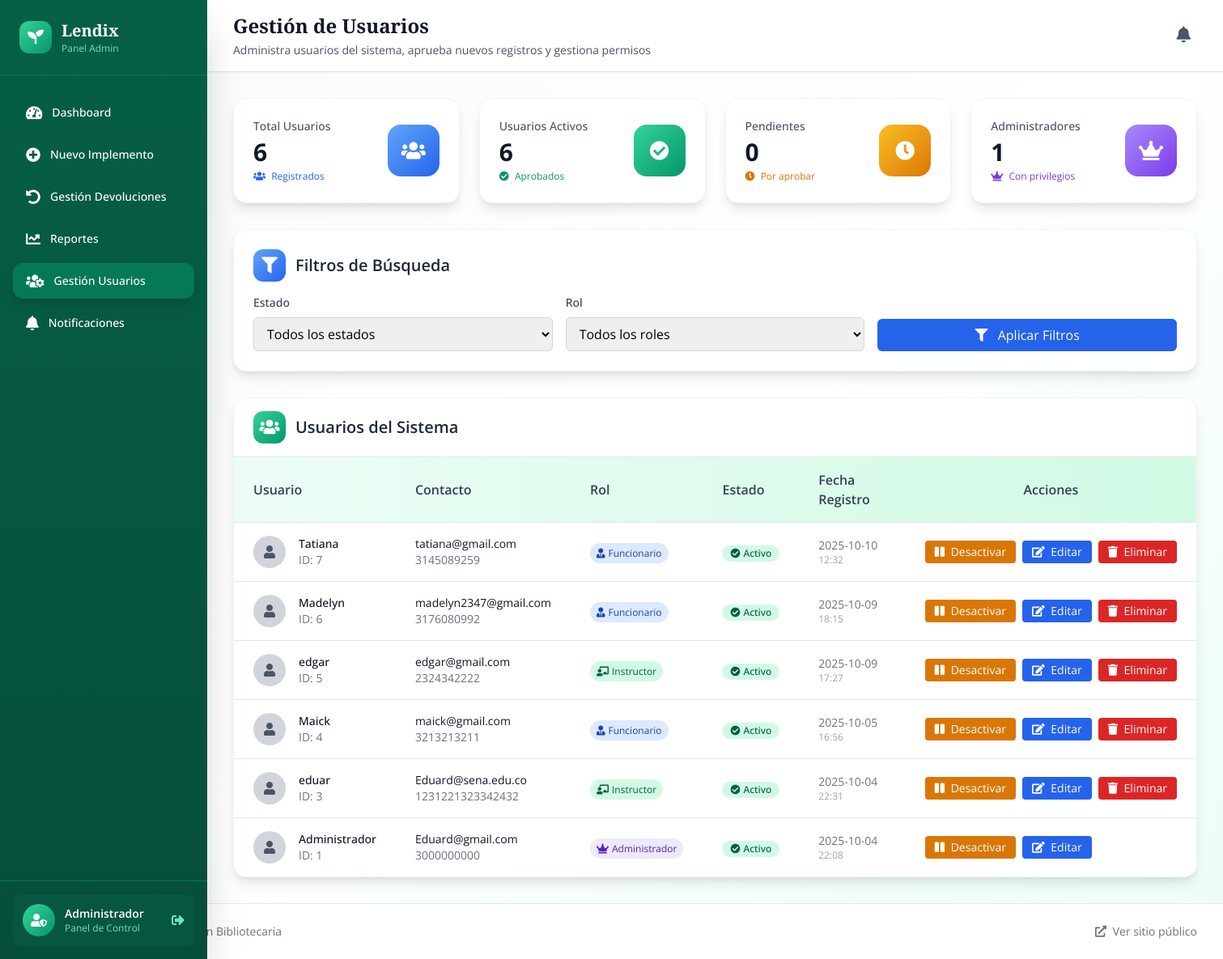
Screenshot of /admin/usuarios (signed in) with the database file from the repository.
### tables this page shows
CREATE TABLE usuarios (
                id INTEGER PRIMARY KEY AUTOINCREMENT,
                nombre TEXT NOT NULL UNIQUE,
                email TEXT NOT NULL UNIQUE,
                telefono TEXT NOT NULL UNIQUE,
                password TEXT NOT NULL,
                rol TEXT DEFAULT 'funcionario' CHECK(rol IN ('admin', 'instructor', 'funcionario')),
                activo BOOLEAN DEFAULT 0,
                fecha_registro TIMESTAMP DEFAULT CURRENT_TIMESTAMP
            );

### routes/admin.py (the view)
@admin_bp.route('/usuarios')
@login_required
def gestion_usuarios():
    if not is_admin():
        flash('No tienes permisos para acceder a esta página', 'error')
        return redirect('/')
    conn = get_db_connection()
    try:
        filtro_estado = request.args.get('estado', 'todos')
        filtro_rol = request.args.get('rol', 'todos')
        query = "SELECT * FROM usuarios WHERE 1=1"
        params = []
        if filtro_estado == 'activos':
            query += " AND activo = 1"
        elif filtro_estado == 'pendientes':
            query += " AND activo = 0"
        if filtro_rol != 'todos':
            query += " AND rol = ?"
            params.append(filtro_rol)
        query += " ORDER BY id DESC"
        usuarios = conn.execute(query, params).fetchall()
        conn.close()
        return render_template('admin/gestion_usuarios.html',
                             usuarios=usuarios,
                             filtro_estado=filtro_estado,
                             filtro_rol=filtro_rol)
    except Exception as e:
        flash(f'Error al cargar usuarios: {str(e)}', 'error')
        conn.close()
        return redirect('/admin')

### templates/admin/gestion_usuarios.html (shortened to what this page needs)
{% extends "admin/base_admin.html" %}
{% block page_title %}Gestión de Usuarios{% endblock %}
{% block page_subtitle %}Administra usuarios del sistema, aprueba nuevos registros y gestiona permisos{% endblock %}
{% block content %}
<div class="grid grid-cols-1 md:grid-cols-2 lg:grid-cols-4 gap-6 mb-8">
    <div class="card-hover bg-white p-6 rounded-2xl shadow-lg border border-gray-100 animate-fade-in-up">
        <div class="flex items-center justify-between">
            <div>
                <p class="text-sm font-medium text-gray-600 mb-1">Total Usuarios</p>
                <p class="text-3xl font-bold text-gray-900">{{ usuarios|length }}</p>
                <p class="text-xs text-blue-600 mt-1">
                    <i class="fas fa-users mr-1"></i>
                    Registrados
                </p>
            </div>
            <div class="w-16 h-16 bg-gradient-to-br from-blue-400 to-blue-600 rounded-2xl flex items-center justify-center">
                <i class="fas fa-users text-white text-2xl"></i>
            </div>
        </div>
    </div>
    <div class="card-hover bg-white p-6 rounded-2xl shadow-lg border border-gray-100 animate-fade-in-up" style="animation-delay: 0.1s">
        <div class="flex items-center justify-between">
            <div>
                <p class="text-sm font-medium text-gray-600 mb-1">Usuarios Activos</p>
                <p class="text-3xl font-bold text-gray-900">{{ usuarios|selectattr('activo', 'eq', 1)|list|length }}</p>
                <p class="text-xs text-green-600 mt-1">
                    <i class="fas fa-check-circle mr-1"></i>
                    Aprobados
                </p>
            </div>
            <div class="w-16 h-16 bg-gradient-to-br from-green-400 to-green-600 rounded-2xl flex items-center justify-center">
                <i class="fas fa-check-circle text-white text-2xl"></i>
            </div>
        </div>
    </div>
    <div class="card-hover bg-white p-6 rounded-2xl shadow-lg border border-gray-100 animate-fade-in-up" style="animation-delay: 0.2s">
        <div class="flex items-center justify-between">
            <div>
                <p class="text-sm font-medium text-gray-600 mb-1">Pendientes</p>
                <p class="text-3xl font-bold text-gray-900">{{ usuarios|selectattr('activo', 'eq', 0)|list|length }}</p>
                <p class="text-xs text-yellow-600 mt-1">
                    <i class="fas fa-clock mr-1"></i>
                    Por aprobar
                </p>
            </div>
            <div class="w-16 h-16 bg-gradient-to-br from-yellow-400 to-yellow-600 rounded-2xl flex items-center justify-center">
                <i class="fas fa-clock text-white text-2xl"></i>
            </div>
        </div>
    </div>
    <div class="card-hover bg-white p-6 rounded-2xl shadow-lg border border-gray-100 animate-fade-in-up" style="animation-delay: 0.3s">
        <div class="flex items-center justify-between">
            <div>
                <p class="text-sm font-medium text-gray-600 mb-1">Administradores</p>
                <p class="text-3xl font-bold text-gray-900">{{ usuarios|selectattr('rol', 'eq', 'admin')|list|length }}</p>
                <p class="text-xs text-purple-600 mt-1">
                    <i class="fas fa-crown mr-1"></i>
                    Con privilegios
                </p>
            </div>
            <div class="w-16 h-16 bg-gradient-to-br from-purple-400 to-purple-600 rounded-2xl flex items-center justify-center">
                <i class="fas fa-crown text-white text-2xl"></i>
            </div>
        </div>
    </div>
</div>
<div class="card-hover bg-white rounded-2xl shadow-lg border border-gray-100 p-6 mb-8 animate-fade-in-up">
    <h2 class="text-xl font-semibold text-gray-800 mb-4 flex items-center">
        <div class="w-10 h-10 bg-gradient-to-br from-blue-400 to-blue-600 rounded-xl flex items-center justify-center mr-3">
            <i class="fas fa-filter text-white"></i>
        </div>
        Filtros de Búsqueda
    </h2>
            <form method="GET" action="{{ url_for('admin.gestion_usuarios') }}" class="grid grid-cols-1 md:grid-cols-3 gap-4">
                <div>
                    <label class="block text-sm font-medium text-gray-700 mb-2">Estado</label>
                    <select name="estado" class="w-full px-3 py-2 border border-gray-300 rounded-md focus:outline-none focus:ring-2 focus:ring-blue-500 focus:border-blue-500">
                        <option value="todos" {% if request.args.get('estado') == 'todos' or not request.args.get('estado') %}selected{% endif %}>Todos los estados</option>
                    </select>
                </div>
                <div>
                    <label class="block text-sm font-medium text-gray-700 mb-2">Rol</label>
                    <select name="rol" class="w-full px-3 py-2 border border-gray-300 rounded-md focus:outline-none focus:ring-2 focus:ring-blue-500 focus:border-blue-500">
                        <option value="todos" {% if request.args.get('rol') == 'todos' or not request.args.get('rol') %}selected{% endif %}>Todos los roles</option>
                    </select>
                </div>
                <div class="flex items-end">
                    <button type="submit" class="w-full bg-blue-600 text-white py-2 px-4 rounded-md hover:bg-blue-700 focus:outline-none focus:ring-2 focus:ring-blue-500 focus:ring-offset-2 transition duration-150">
                        <i class="fas fa-filter mr-2"></i>
                        Aplicar Filtros
                    </button>
                </div>
            </form>
        </div>
<div class="card-hover bg-white rounded-2xl shadow-lg border border-gray-100 overflow-hidden animate-fade-in-up">
    <div class="px-6 py-4 border-b border-gray-200">
        <h2 class="text-xl font-semibold text-gray-800 flex items-center">
            <div class="w-10 h-10 bg-gradient-to-br from-green-400 to-green-600 rounded-xl flex items-center justify-center mr-3">
                <i class="fas fa-users text-white"></i>
            </div>
            Usuarios del Sistema
        </h2>
    </div>
            {% if usuarios %}
                <div class="overflow-x-auto">
                    <table class="min-w-full divide-y divide-gray-200">
                        <thead class="bg-gradient-to-r from-green-50 to-green-100">
                            <tr>
                                <th class="px-6 py-4 text-left font-semibold text-gray-700">
                                    Usuario
                                </th>
                                <th class="px-6 py-4 text-left font-semibold text-gray-700">
                                    Contacto
                                </th>
                                <th class="px-6 py-4 text-left font-semibold text-gray-700">
                                    Rol
                                </th>
                                <th class="px-6 py-4 text-left font-semibold text-gray-700">
                                    Estado
                                </th>
                                <th class="px-6 py-4 text-left font-semibold text-gray-700">
                                    Fecha Registro
                                </th>
                                <th class="px-6 py-4 text-center font-semibold text-gray-700">
                                    Acciones
                                </th>
                            </tr>
                        </thead>
                        <tbody class="bg-white divide-y divide-gray-200">
                            {% for usuario in usuarios %}
                            <tr class="hover:bg-gray-50">
                                <td class="px-6 py-4 whitespace-nowrap">
                                    <div class="flex items-center">
                                        <div class="flex-shrink-0 h-10 w-10">
                                            <div class="h-10 w-10 rounded-full bg-gray-300 flex items-center justify-center">
                                                <i class="fas fa-user text-gray-600"></i>
                                            </div>
                                        </div>
                                        <div class="ml-4">
                                            <div class="text-sm font-medium text-gray-900">{{ usuario.nombre }}</div>
                                            <div class="text-sm text-gray-500">ID: {{ usuario.id }}</div>
                                        </div>
                                    </div>
                                </td>
                                <td class="px-6 py-4 whitespace-nowrap">
                                    <div class="text-sm text-gray-900">{{ usuario.email }}</div>
                                    <div class="text-sm text-gray-500">{{ usuario.telefono }}</div>
                                </td>
                                <td class="px-6 py-4 whitespace-nowrap">
                                    {% if usuario.rol == 'admin' %}
                                        <span class="px-2 py-1 bg-purple-100 text-purple-800 text-xs rounded-full">
                                            <i class="fas fa-crown mr-1"></i>Administrador
                                        </span>
                                    {% elif usuario.rol == 'instructor' %}
                                        <span class="px-2 py-1 bg-green-100 text-green-800 text-xs rounded-full">
                                            <i class="fas fa-chalkboard-teacher mr-1"></i>Instructor
                                        </span>
                                    {% else %}
                                        <span class="px-2 py-1 bg-blue-100 text-blue-800 text-xs rounded-full">
                                            <i class="fas fa-user-tie mr-1"></i>Funcionario
                                        </span>
                                    {% endif %}
                                </td>
                                <td class="px-6 py-4 whitespace-nowrap">
                                    {% if usuario.activo == 1 %}
                                        <span class="inline-flex items-center px-2.5 py-0.5 rounded-full text-xs font-medium bg-green-100 text-green-800">
                                            <i class="fas fa-check-circle mr-1"></i>
                                            Activo
                                        </span>
                                    {% else %}
                                        <span class="inline-flex items-center px-2.5 py-0.5 rounded-full text-xs font-medium bg-yellow-100 text-yellow-800">
                                            <i class="fas fa-clock mr-1"></i>
                                            Pendiente
                                        </span>
                                    {% endif %}
                                </td>
                                <td class="px-6 py-4 whitespace-nowrap text-sm text-gray-500">
                                    {% if usuario.fecha_registro %}
                                        <div>{{ usuario.fecha_registro[:10] }}</div>
                                        <div class="text-xs text-gray-400">{{ usuario.fecha_registro[11:16] }}</div>
                                    {% else %}
                                        <div class="text-gray-400">No disponible</div>
                                    {% endif %}
                                </td>
                                <td class="px-6 py-4 whitespace-nowrap text-sm text-gray-500">
                                    <div class="flex space-x-2">
                                        {% if usuario.activo == 0 %}
                                            <button onclick="activarUsuario('{{ usuario.id }}', '{{ usuario.nombre }}')"
                                                    class="bg-green-600 hover:bg-green-700 text-white px-3 py-1 rounded text-sm transition duration-200">
                                                <i class="fas fa-check mr-1"></i>
                                                Activar
                                            </button>
                                        {% else %}
                                            <button onclick="desactivarUsuario('{{ usuario.id }}', '{{ usuario.nombre }}')"
                                                    class="bg-yellow-600 hover:bg-yellow-700 text-white px-3 py-1 rounded text-sm transition duration-200">
                                                <i class="fas fa-pause mr-1"></i>
                                                Desactivar
                                            </button>
                                        {% endif %}
                                        <button onclick="editarUsuario('{{ usuario.id }}', '{{ usuario.nombre }}', '{{ usuario.email }}', '{{ usuario.telefono }}', '{{ usuario.rol }}')"
                                                class="bg-blue-600 hover:bg-blue-700 text-white px-3 py-1 rounded text-sm transition duration-200">
                                            <i class="fas fa-edit mr-1"></i>
                                            Editar
                                        </button>
                                        {% if usuario.rol != 'admin' %}
                                            <button onclick="eliminarUsuario('{{ usuario.id }}', '{{ usuario.nombre }}')"
                                                    class="bg-red-600 hover:bg-red-700 text-white px-3 py-1 rounded text-sm transition duration-200">
                                                <i class="fas fa-trash mr-1"></i>
                                                Eliminar
                                            </button>
                                        {% endif %}
                                    </div>
                                </td>
                            </tr>
                            {% endfor %}
                        </tbody>
                    </table>
                </div>
            {% else %}
                <div class="text-center py-8">
                    <i class="fas fa-users text-4xl text-gray-400 mb-4"></i>
                    <p class="text-gray-500">No hay usuarios registrados.</p>
                </div>
            {% endif %}
        </div>
    </div>
</div>
{% endblock %}

### rows the page displays
usuarios: nombre "Tatiana", id "7", email "tatiana@gmail.com", telefono "3145089259", rol "funcionario" (drawn), activo True (drawn), fecha_registro "2025-10-10", fecha_registro "12:32"
usuarios: nombre "Madelyn", id "6", email "madelyn2347@gmail.com", telefono "3176080992", rol "funcionario" (drawn), activo True (drawn), fecha_registro "2025-10-09", fecha_registro "18:15"
usuarios: nombre "edgar", id "5", email "edgar@gmail.com", telefono "2324342222", rol "instructor" (drawn), activo True (drawn), fecha_registro "2025-10-09", fecha_registro "17:27"
usuarios: nombre "Maick", id "4", email "maick@gmail.com", telefono "3213213211", rol "funcionario" (drawn), activo True (drawn), fecha_registro "2025-10-05", fecha_registro "16:56"
usuarios: nombre "eduar", id "3", email "Eduard@sena.edu.co", telefono "1231221323342432", rol "instructor" (drawn), activo True (drawn), fecha_registro "2025-10-04", fecha_registro "22:31"
usuarios: nombre "Administrador", id "1", email "Eduard@gmail.com", telefono "3000000000", rol "admin" (drawn), activo True (drawn), fecha_registro "2025-10-04", fecha_registro "22:08"

### other values shown
{{ usuarios|length }} "6"
{{ usuarios|selectattr('activo', 'eq', 1)|list|length }} "6"
{{ usuarios|selectattr('activo', 'eq', 0)|list|length }} "0"
{{ usuarios|selectattr('rol', 'eq', 'admin')|list|length }} "1"
